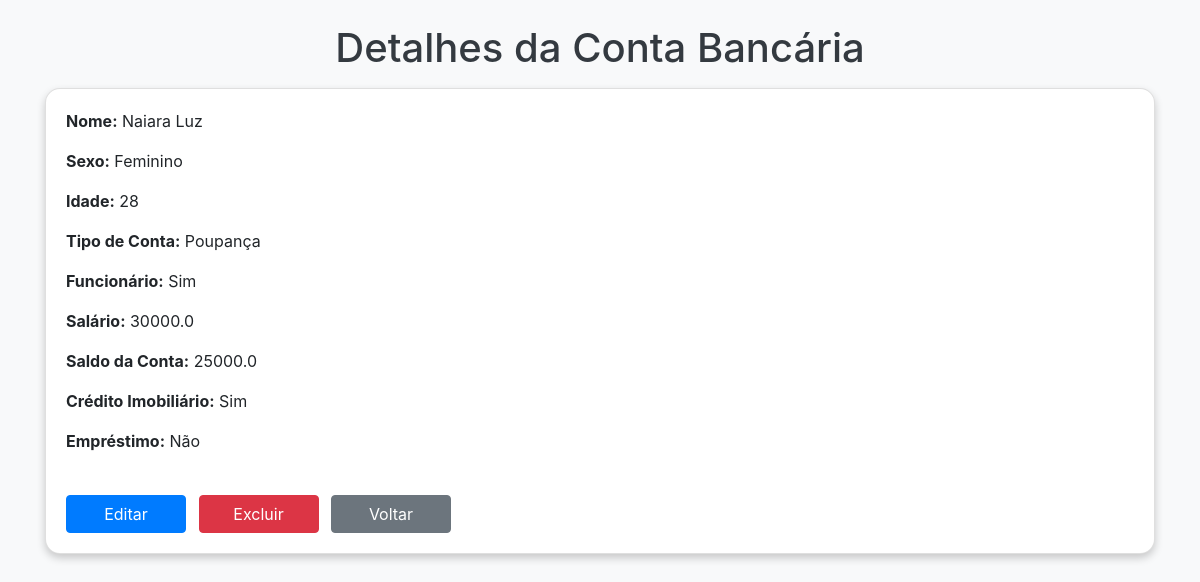
The page /view_account/4 on the database its author committed.
### tables this page shows
CREATE TABLE contas_bancarias
                 (id INTEGER PRIMARY KEY AUTOINCREMENT,
                 nome TEXT NOT NULL,
                 sexo TEXT NOT NULL,
                 idade INTEGER NOT NULL,
                 tipo_conta TEXT NOT NULL,
                 funcionario BOOLEAN NOT NULL,
                 salario REAL,
                 saldo_conta REAL,
                 credito_imobiliario BOOLEAN NOT NULL,
                 emprestimo BOOLEAN NOT NULL);

### app.py (the view)
@app.route('/view_account/<int:id>', methods=['GET'])
def view_account(id):
    conn = sqlite3.connect('C:/Users/manuel/Desktop/projecto inar/contas_bancarias.db')
    c = conn.cursor()
    c.execute("SELECT * FROM contas_bancarias WHERE id=?", (id,))
    account = c.fetchone()
    conn.close()
    return render_template('view_account.html', account=account)

### templates/view_account.html (shortened to what this page needs)
<!DOCTYPE html>
<html lang="en">
<head>
    <link rel="stylesheet" href="https://maxcdn.bootstrapcdn.com/bootstrap/4.5.2/css/bootstrap.min.css">
</head>
<body class="container">
    <h1 class="mt-4 mb-3">Detalhes da Conta Bancária</h1>
    <div class="card">
        <div class="row">
            <div class="col-md-6">
                <p><strong>Nome:</strong> {{ account[1] }}</p>
                <p><strong>Sexo:</strong> {{ account[2] }}</p>
                <p><strong>Idade:</strong> {{ account[3] }}</p>
                <p><strong>Tipo de Conta:</strong> {{ account[4] }}</p>
                <p><strong>Funcionário:</strong> {% if account[5] %}Sim{% else %}Não{% endif %}</p>
                <p><strong>Salário:</strong> {{ account[6] }}</p>
                <p><strong>Saldo da Conta:</strong> {{ account[7] }}</p>
                <p><strong>Crédito Imobiliário:</strong> {% if account[8] %}Sim{% else %}Não{% endif %}</p>
                <p><strong>Empréstimo:</strong> {% if account[9] %}Sim{% else %}Não{% endif %}</p>
            </div>
        </div>
        <div class="row mt-3">
            <div class="col-md-6">
                <form action="{{ url_for('delete_account', id=account[0]) }}" method="POST" onsubmit="return confirm('Tem certeza que deseja excluir esta conta bancária?')">
                    <a href="{{ url_for('edit_account', id=account[0]) }}" class="btn btn-primary mr-2">Editar</a>
                    <button type="submit" class="btn btn-danger">Excluir</button>
                    <a href="javascript:history.back()" class="btn btn-secondary ml-2">Voltar</a>
                </form>
            </div>
        </div>
    </div>
</body>
</html>

### templates/view_account.html (style rules this page uses)
body { background-color: #f8f9fa; }
.card { box-shadow: 0 4px 8px 0 rgba(0,0,0,0.2); transition: 0.3s; border-radius: 15px; padding: 20px; }
h1 { margin-top: 20px; margin-bottom: 20px; text-align: center; color: #343a40; }
.btn { margin-top: 10px; width: 120px; }

### rows shown on the page
contas_bancarias: nome "Naiara Luz", sexo "Feminino", idade "28", tipo_conta "Poupança", salario "30000.0", saldo_conta "25000.0"
